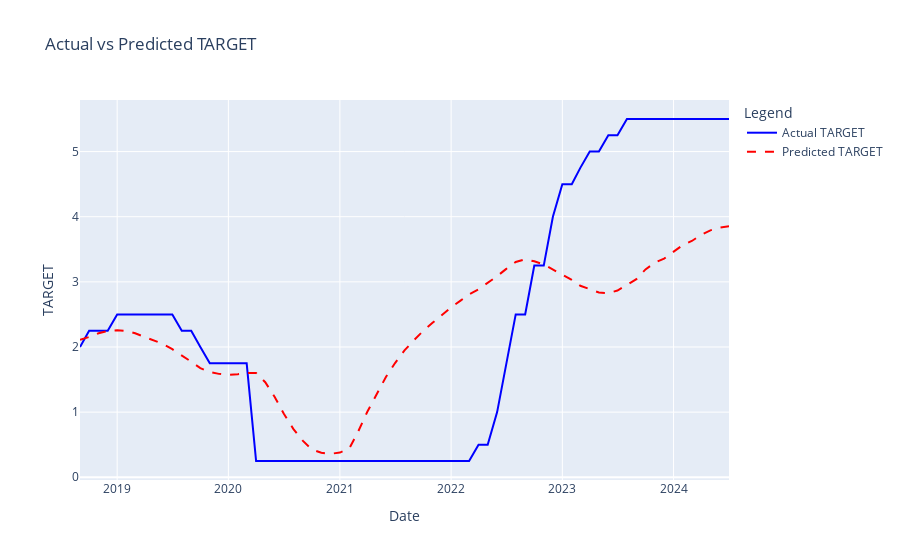

The notebook cell saved with this chart:
### Code cell
## 복원된 데이터와 예측 값
# 전체 검증 데이터와 예측 값 복원(정규화 해제)
y_val_orig = MinMaxScaler().fit(target.values.reshape(-1, 1)).inverse_transform(y_val)
y_pred_orig = MinMaxScaler().fit(target.values.reshape(-1, 1)).inverse_transform(y_pred)

# 전체 데이터 포인트를 시각화
fig = go.Figure()

# 실제 값 추가
fig.add_trace(go.Scatter(x=df.index[-len(y_val_orig):], y=y_val_orig.flatten(), mode='lines', name='Actual TARGET', line=dict(color='blue')))

# 예측 값 추가
fig.add_trace(go.Scatter(x=df.index[-len(y_pred_orig):], y=y_pred_orig.flatten(), mode='lines', name='Predicted TARGET', line=dict(color='red', dash='dash')))

# 레이아웃 설정
fig.update_layout(title='Actual vs Predicted TARGET',
                  xaxis_title='Date',
                  yaxis_title='TARGET',
                  legend_title='Legend')

# 그래프 보여주기
fig.show()
